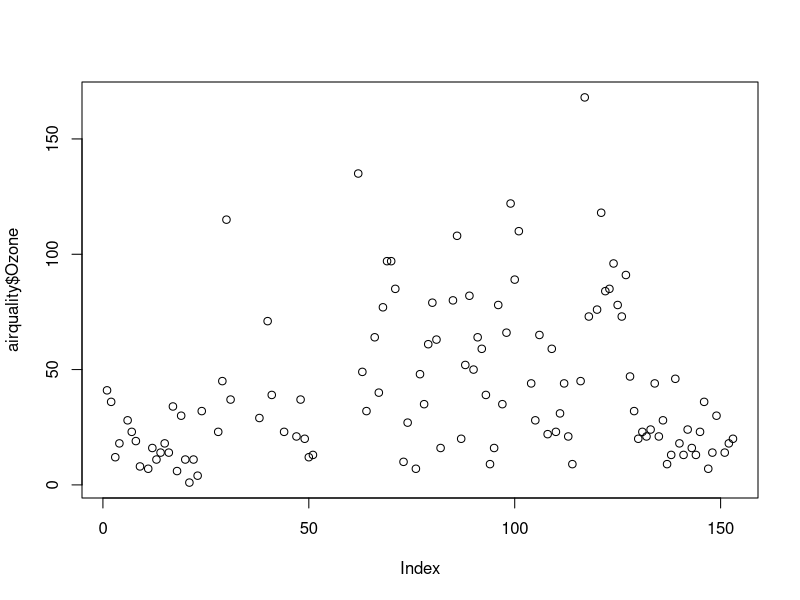

Write the R code that produced this figure. (Note: this script raises an error after producing the figure.)
library("graphics")
library(lattice)
library(ggplot2)

plot(airquality$Ozone)

plot(airquality$ReportYear, airquality$Ozone)

plot(airquality)

plot(airquality$Ozone, type='b')

plot(airquality$Ozone, type='h')


plot(airquality$Ozone, xlab='Ozone Levels', main='Ozone Con in Air')


plot(airquality$Ozone, xlab='Ozone', ylab='YEAR', main='Ozone Con in Air', horiz=TRUE)

plot(airquality$Ozone, xlab='Ozone', ylab='YEAR', main='Ozone Con in Air', horiz=FALSE)

hist(airquality$Solar.R)

hist(airquality$Solar.R, xlab='Solar Rad', main='Ozone Con in Air', col='red')

boxplot(airquality[, 0:4], main='Multi box')



attach(mtcars)
head(mtcars)
gear_factor<-factor(gear,levels=c(3,4,5),
                    labels=c("3gears","4gears","5gears")) 

cyl_factor <-factor(cyl,levels=c(4,6,8),
                    labels=c("4cyl","6cyl","8cyl"))

densityplot(~mpg, main="Density Plot",  xlab="Miles per Gallon")
splom(mtcars[c(1,3,4,5,6)], main="MTCARS Data")
xyplot(mpg~wt|cyl_factor*gear_factor,  
       main="Scatterplots : Cylinders and Gears",  
       ylab="Miles/Gallon", xlab="Weight of Car")

mtcars$gear <- factor(mtcars$gear,levels=c(3,4,5), labels=c("3gears", "4gears", "5gears"))  
mtcars$am <- factor(mtcars$am,levels=c(0,1), labels=c("Automatic","Manual"))  
mtcars$cyl <- factor(mtcars$cyl,levels=c(4,6,8), labels=c("4cyl","6cyl","8cyl"))

ggplot(data = mtcars, mapping = aes(x = wt, y = mpg)) + geom_point()

ggplot(data = mtcars, mapping = aes(x = wt, y = mpg, color = as.factor(cyl))) + geom_point()

ggplot(data = mtcars, mapping = aes(x = wt, y = mpg, size = qsec)) + geom_point()

p  <-  ggplot(mtcars,aes(mpg, wt, shape  =  factor(cyl)))
p + geom_point(aes(colour  =  factor(cyl)), size  =  4) + geom_point(colour  =  "grey90", size  =  1.5)


